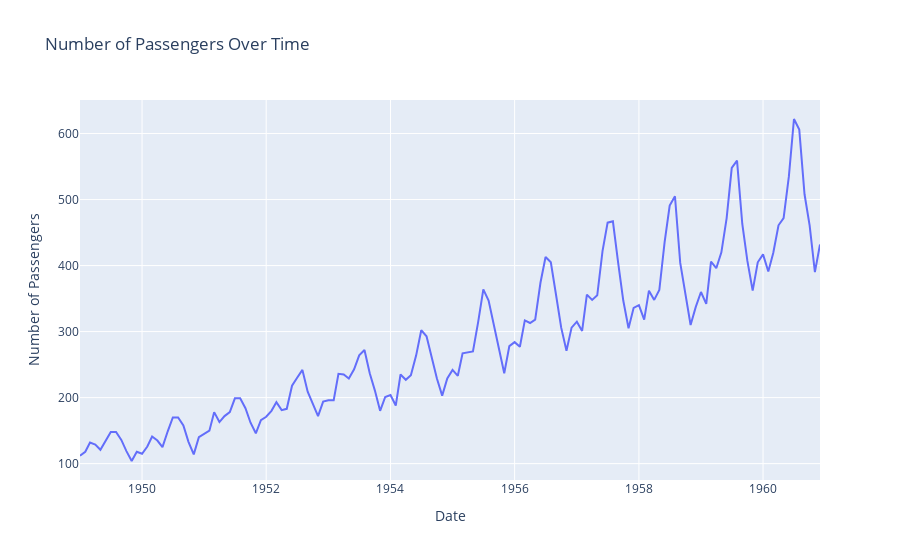

The cell this chart's notebook holds for it:
### Code cell
#plotly prefered to use -- you can zoom in and see month wise and even dayWise
# make same plot using plotly
import plotly.express as px
fig = px.line(df, x="Date", y="Number of Passengers", title='Number of Passengers Over Time')

# change color of line
#fig.update_traces(line_color='red')
#fig.update_xaxes(range=['1949-01-01','1949-12-01']) #if dont want to use manual zoom
fig.show()

### Figure 1 — Plotly figure (JSON) as saved in the notebook; plotly's stock layout.template omitted (floating-point values rounded to 4 significant figures; data arrays with more than 128 entries replaced by an {"elided": "..."} marker saying what was removed)
{"data": [{"hovertemplate": "Date=%{x}<br>Number of Passengers=%{y}<extra></extra>", "legendgroup": "", "line": {"color": "#636efa", "dash": "solid"}, "marker": {"symbol": "circle"}, "mode": "lines", "name": "", "orientation": "v", "showlegend": false, "type": "scatter", "x": {"elided": "144 str values"}, "xaxis": "x", "y": {"elided": "144 int values"}, "yaxis": "y"}], "layout": {"legend": {"tracegroupgap": 0}, "title": {"text": "Number of Passengers Over Time"}, "xaxis": {"anchor": "y", "domain": [0, 1], "title": {"text": "Date"}}, "yaxis": {"anchor": "x", "domain": [0, 1], "title": {"text": "Number of Passengers"}}}}
